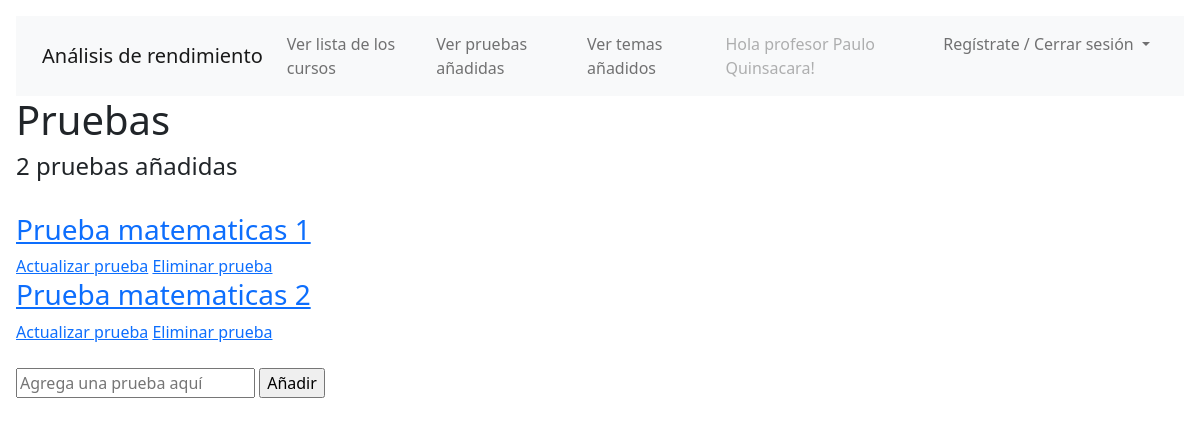
/listapruebas/ (signed in), run on the app's committed database.
### base/models.py (models this page shows, shortened)
class Prueba(models.Model):
    user = models.ForeignKey(User, on_delete=models.CASCADE, related_name='pruebas')
    nombre_prueba = models.CharField('Nombre Prueba', max_length=100)
    aciertoprueba = models.DecimalField(max_digits=4, decimal_places=3, blank=True, null=True)
    calificacionprueba = models.DecimalField(max_digits=3, decimal_places=2, blank=True, null=True)
    pruebareal = models.IntegerField('Numero de prueba', default=0)

### base/views.py (the view)
# urls.py: path('listapruebas/', views.listapruebas, name="listapruebas"),
@login_required(login_url='login')
def listapruebas(request):
    calcular()
    pruebas = Prueba.objects.filter(user=request.user)
    pruebas_count = pruebas.count()
    if request.method == 'POST':
        Prueba.objects.create(nombre_prueba = request.POST.get('nombre_prueba'), user=request.user)
        return redirect('listapruebas')
    context = {'pruebas': pruebas, 'pruebas_count': pruebas_count}
    return render(request, 'base/listapruebas.html', context)

### base/models.py (called while the page is built)
    def save(self):
        self.nombre_completo = self.nombres + ' ' + self.apellidos
        return super(Estudiante, self).save()

### base/templates/base/listapruebas.html (shortened to what this page needs)
{% extends 'base/main.html' %}
{% block content %}
    <h1>Pruebas</h1>
    <h4>{{pruebas_count}} pruebas añadidas</h4>
    <br>
    <div>
        {% for prueba in pruebas.all %}
            <div>
                <h3><a href="/prueba/{{prueba.id}}">{{prueba.nombre_prueba}}</a></h3>
                <a href="{% url 'actualizar-prueba' prueba.id %}">Actualizar prueba</a>
                <a href="{% url 'eliminar-prueba' prueba.id %}">Eliminar prueba</a>
            </div>
        {% empty %}
            No existe aún ninguna prueba añadida.
        {% endfor %}
    </div>
<br>
{% if request.user.is_authenticated %}
<div>
    <form method="POST" action="">
        <input type="text" name="nombre_prueba" placeholder="Agrega una prueba aquí"/>
        <input type="submit" value="Añadir"/>
    </form>
</div>
{% endif %}
{% endblock content %}

### base/templates/base/navbar.html (shortened to what this page needs)
<!doctype html>
<html lang="en">
  <head>
    <link href="https://cdn.jsdelivr.net/npm/bootstrap@5.2.1/dist/css/bootstrap.min.css" rel="stylesheet">
    <link href="https://getbootstrap.com/docs/5.2/assets/css/docs.css" rel="stylesheet">
  </head>
  <body class="p-3 m-0 border-0 bd-example">
    <nav class="navbar navbar-expand-lg bg-light">
      <div class="container">
        <a class="navbar-brand" href="/">Análisis de rendimiento</a>
        <div class="collapse navbar-collapse" id="navbarSupportedContent">
          {% if user.is_authenticated %}
          <ul class="navbar-nav me-auto mb-2 mb-lg-0">
            <li class="nav-item">
              <a class="nav-link" href="{% url 'listacursos' %}">Ver lista de los cursos</a>
            </li>
            <li class="nav-item">
              <a class="nav-link" href="{% url 'listapruebas' %}">Ver pruebas añadidas</a>
            </li>
            <li class="nav-item">
              <a class="nav-link" href="{% url 'listatemas' %}">Ver temas añadidos</a>
            </li>
            <li class="nav-item">
              <a class="nav-link disabled">Hola profesor {{ user.first_name }} {{ user.last_name }}!</a>
            </li>
            <li class="nav-item dropdown">
            <a class="nav-link dropdown-toggle" href="#" role="button" data-bs-toggle="dropdown" aria-expanded="false">
                Regístrate / Cerrar sesión
            </a>
          </li>
          </ul>
          {% endif %}
        </div>
      </div>
    </nav>
  </body>
</html>

### data on the page
Prueba: nombre_prueba "Prueba matematicas 1"
Prueba: nombre_prueba "Prueba matematicas 2"

### other printed values
{{ user.first_name }} "Paulo"
{{ user.last_name }} "Quinsacara"
{{ pruebas_count }} "2"
